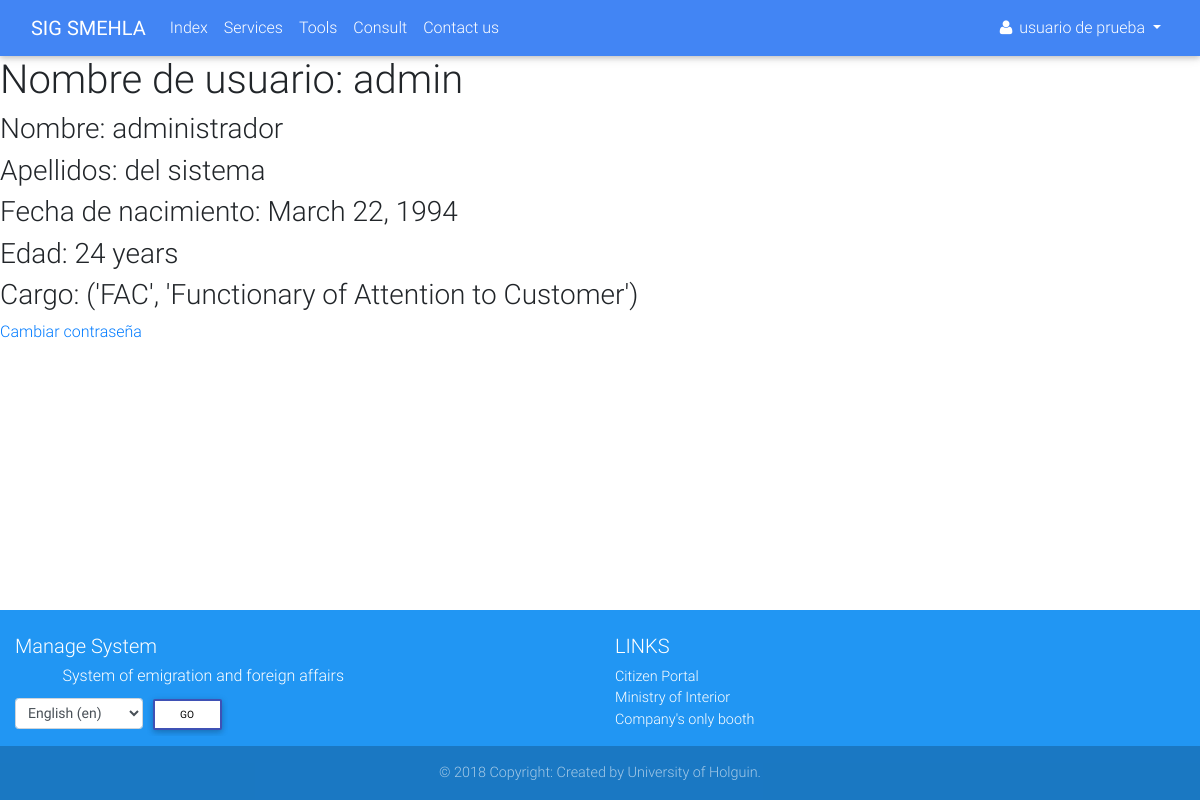
Before: /accounts/1/detail/ (signed in) with the older database file.
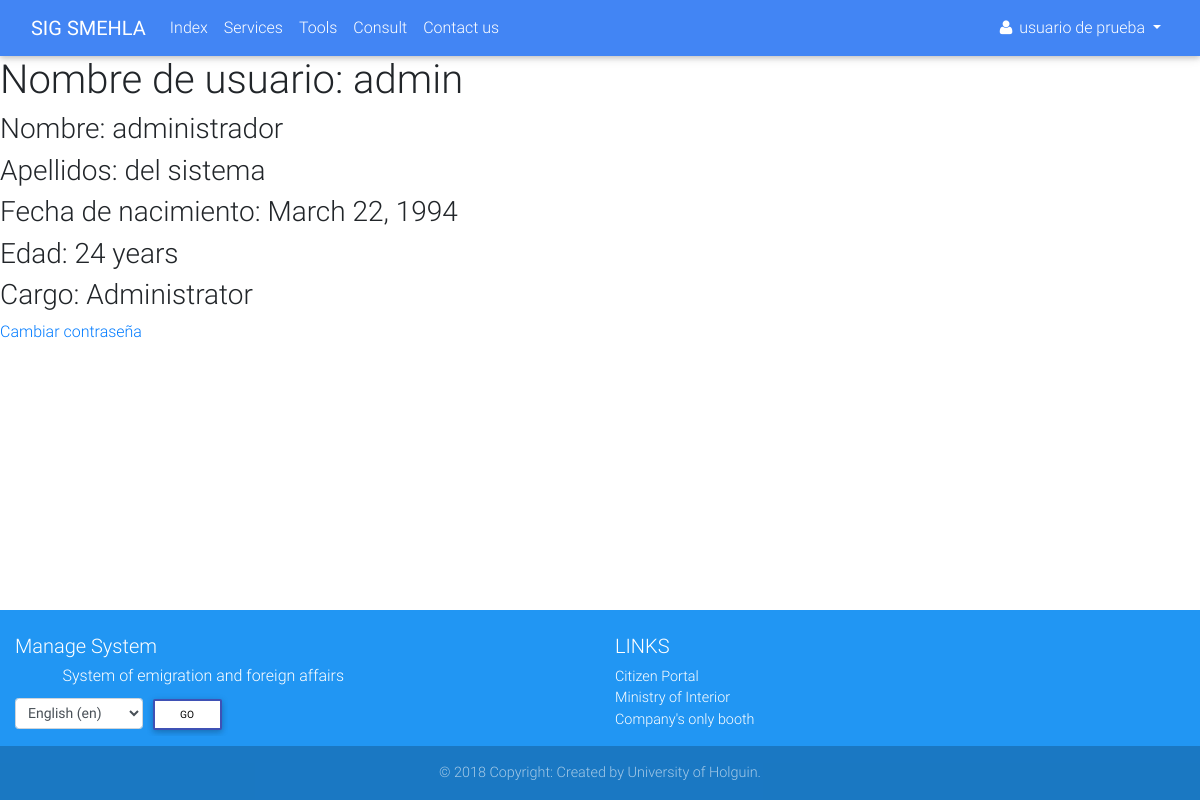
After: the same page with the newer database file.
### accounts/models.py (models this page shows)
class Profile(AbstractUser):
    OCCUPATION_TYPE = (
        ('FAC', _('Functionary of Attention to Customer')),
        ('BAC', _('Boss of Attention to Customer')),
        ('BDAC', _('Boss of Departament of Attention to Customer')),
        ('DIR', _('Director')),
        ('ADMIN', _('Administrator')),
    )
    born_date = models.DateField(_('Born date'), blank=True, null=True, validators=[validate_born_date])
    occupation = models.CharField(_('Occupation'), max_length=5, choices=OCCUPATION_TYPE, default='FAC')
    REQUIRED_FIELDS = ['email', 'born_date']
    class Meta:
        verbose_name = _('Profile')
        verbose_name_plural = _('Profiles')
    def age(self):
        if self.born_date:
            return _('%(years)d years') % {'years': date.today().year - self.born_date.year}
        else:
            return None
    def __str__(self):
        if self.first_name and self.last_name:
            return self.get_full_name()
        else:
            return self.username

### accounts/views.py (the view)
# urls.py: path('<int:pk>/detail/', views.ProfileDetailView.as_view(), name='profile_detail'),
class ProfileDetailView(mixins.LoginRequiredMixin, generic.DetailView):
    model = Profile

### accounts/templates/accounts/profile_detail.html (shortened to what this page needs)
{% extends 'navbar.html' %}
{% load i18n %}
{% block main %}
    <h1>Nombre de usuario: {{ profile.username }}</h1>
    <h3>Nombre: {{ profile.first_name }}</h3>
    <h3>Apellidos: {{ profile.last_name }}</h3>
    <h3>Fecha de nacimiento: {{ profile.born_date }}</h3>
    <h3>Edad: {{ profile.age }}</h3>
    <h3>Cargo: {{ profile.get_occupation_display }}</h3>
    <a href="{% url 'accounts:profile_update_password' profile.pk %}">Cambiar contraseña</a>
{% endblock %}

Changed rows visible on the page:
changed Profile "admin": occupation "('FAC', 'Functionary of Attention to Customer')" → "Administrator"
